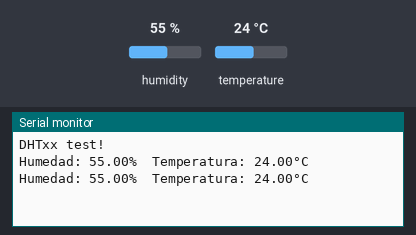
This sketch was run on a simulated Arduino Uno, built with avr-gcc and run on an emulated ATmega328P. Shown: the last lines printed to the serial monitor. The test bench sets the inputs (shaded band); at power-on: humidity 55 %, temperature 24 °C.

Above: at 4.8 s.
4.9 s: humidity set to 22 %
At 6.9 s:
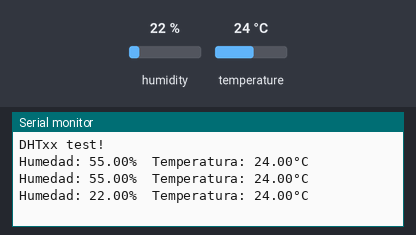
7.9 s: temperature set to 12 °C
At 9.4 s:
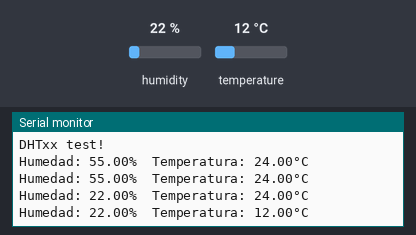
10.9 s: humidity set to 40 %
At 13.0 s:
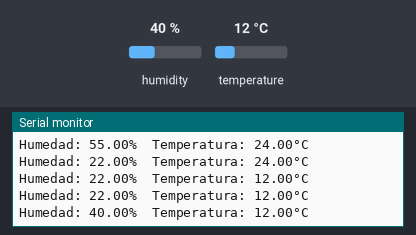
Timing chart, 0 to 14.5 s (numbered marks = the images above; inputs shaded):
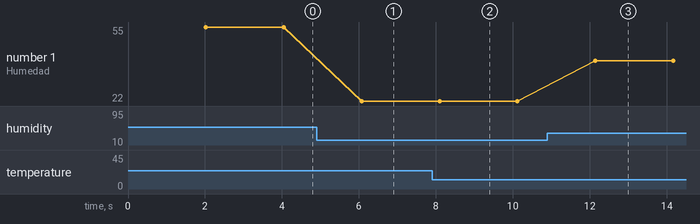

Measured:
- after the input at 4.9 s, the serial monitor: prints a new line after 1.2 s (image 1)
- after the input at 7.9 s, the serial monitor: prints a new line after 0.20 s (image 2)
- after the input at 10.9 s, the serial monitor: prints a new line after 1.2 s (image 3)
- plotted number 1: 55 → 22 after the input at 4.9 s, 22 → 40 after the input at 10.9 s

The sketch:

p4_DHT11.ino
```cpp
#include "DHT.h"

#define DHTPIN 1
#define DHTTYPE DHT11   // DHT 11

DHT dht(DHTPIN, DHTTYPE);

void setup() {
  Serial.begin(9600);
  Serial.println(F("DHTxx test!"));
  dht.begin();
}

void loop() {

  delay(2000);

  float h = dht.readHumidity();
  float t = dht.readTemperature(); // En ºC
  // float f = dht.readTemperature(true); // En ºF

  if (isnan(h) || isnan(t) ) {
    Serial.println(F("Error leyendo sensor!"));
    return;
  }

  Serial.print(F("Humedad: "));
  Serial.print(h);
  Serial.print(F("%  Temperatura: "));
  Serial.print(t);
  Serial.println(F("°C "));
}
```
